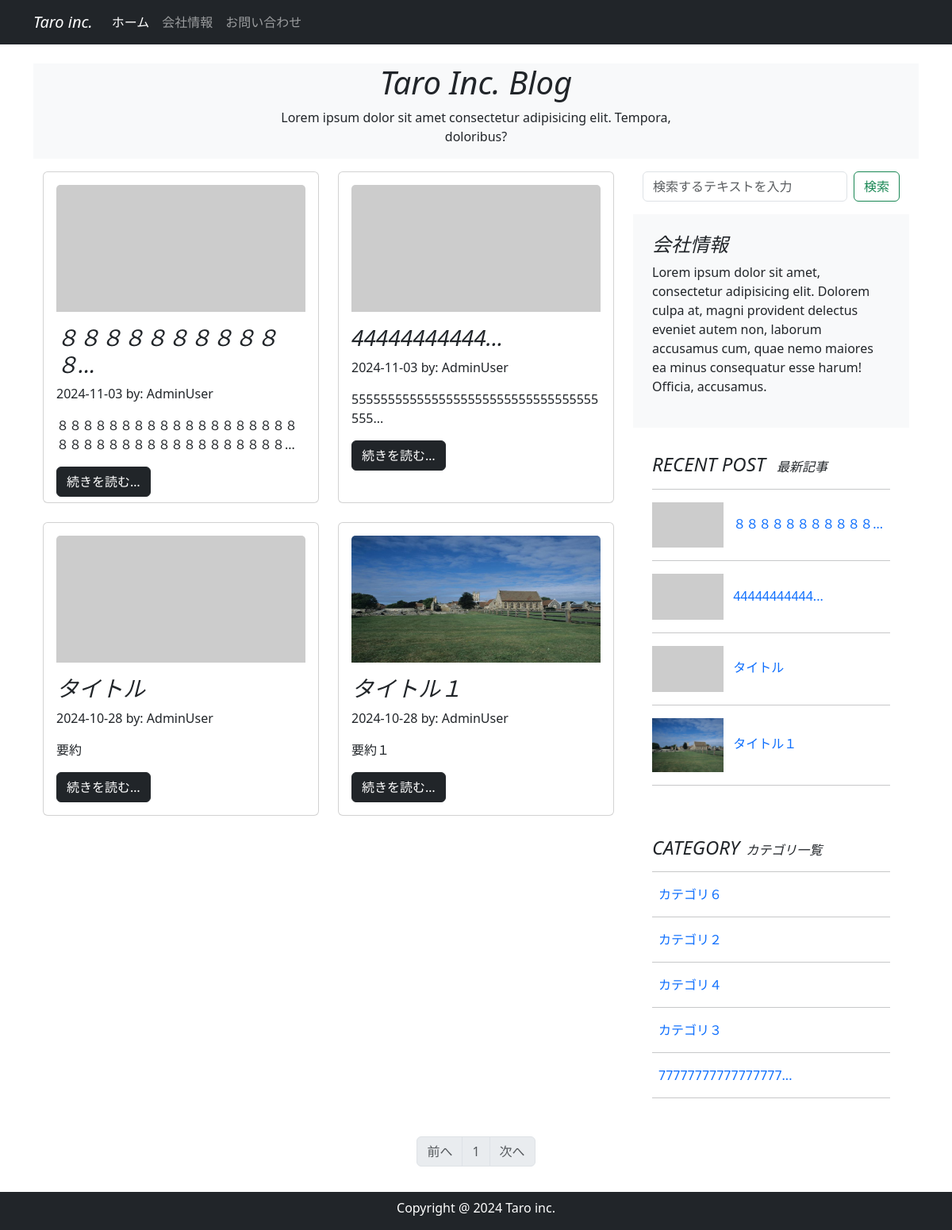
The page / on the database its author committed.
### company_blog/models.py (models this page shows, shortened)
class BlogPost(db.Model):
    __tablename__='blog_post'
    id=db.Column(db.Integer ,primary_key=True)
    user_id=db.Column(db.Integer, db.ForeignKey('users.id'))
    category_id=db.Column(db.Integer,db.ForeignKey('blog_category.id'))
    date=db.Column(db.DateTime, default=datetime.now(timezone('Asia/Tokyo')))
    title=db.Column(db.String(140))
    text=db.Column(db.Text)
    summary=db.Column(db.String(140))
    featured_image=db.Column(db.String(140))

class User(db.Model,UserMixin):
    __tablename__='users'
    id=db.Column(db.Integer,primary_key=True)
    email=db.Column(db.String(64),unique=True,index=True)
    username=db.Column(db.String(64),unique=True,index=True)
    password_hash=db.Column(db.String(128))
    administrator=db.Column(db.String(1))
    post=db.relationship('BlogPost',backref='author',lazy='dynamic')
    @property
    def password(self):
        raise AttributeError('password is not a readable attribute')

class BlogCategory(db.Model):
    __tablename__='blog_category'
    id=db.Column(db.Integer,primary_key=True)
    category=db.Column(db.String(140))
    posts=db.relationship('BlogPost',backref='blogcategory',lazy='dynamic')

### company_blog/main/views.py (the view)
@main.route('/')
def index():
    form = BlogSearchForm()
    page=request.args.get('page',1,type=int)
    blog_posts=BlogPost.query.order_by(BlogPost.id.desc()).paginate(page=page,per_page=10)
    recent_blog_posts=BlogPost.query.order_by(BlogPost.id.desc()).limit(5).all()
    blog_categories=BlogCategory.query.order_by(BlogCategory.id.asc()).all()
    return render_template('index.html',blog_posts=blog_posts,recent_blog_posts=recent_blog_posts,blog_categories=blog_categories,form=form)

### company_blog/main/forms.py
class BlogSearchForm(FlaskForm):
    searchtext=StringField('検索テキスト',validators=[DataRequired()])
    submit=SubmitField('検索')

### company_blog/templates/index.html (shortened to what this page needs)
{% extends 'base.html'%}
{% block content %}
     <header id="page-header">
        <div class="container my-3 bg-light">
            <div class="row">
                <div class="col-md-6 m-auto text-center">
                    {% if user %}
                        <h1 class="fst-italic">{{user.username}}</h1>
                        <br>
                    {% elif blog_category %}
                        <h1 class="fst-italic">{{blog_category.categpry}}</h1>
                        <br>
                    {% elif searchtext %}
                        <h1 class="fst-italic">"{{searchtext}}"の検索結果</h1>
                        <br>
                    {% else %}
                        <h1 class="fst-italic">Taro Inc. Blog</h1>
                        <p>Lorem ipsum dolor sit amet consectetur adipisicing elit. Tempora, doloribus?</p>
                    {% endif %}
                </div>
            </div>
        </div>
     </header>
     <div class="container my-3">
        <div class="row mb-2">
            <div class="col-md-8">
                 <section id="blog_post">
                    <div class="row">
                        {% for post in blog_posts.items %}
                        <div class="col-md-6 mb-4">
                            <div class="card h-100">
                                <div class="card-body" style="max-height:26rem;">
                                    {% if post.featured_image %}
                                    <div class="mb-3" style="text-align:center;">
                                        <img src="{{post.featured_image}}" class="img-fluid card-img-top" style="max-height: 10rem;">
                                    </div>
                                    {% endif %}
                                    <h3>
                                        <a href="{{url_for('main.blog_post',blog_post_id=post.id)}}" class="card-title text-decoration-none"><span class="fst-italic">{{post.title | truncate(14)}}</span></a>
                                    </h3>
                                    <p>{{post.date.strftime('%Y-%m-%d')}} by: {{post.author.username | truncate(10)}}</p>
                                    <p class="card-text">{{post.summary| truncate(40)}}</p>
                                    <a href="{{url_for('main.blog_post',blog_post_id=post.id)}}" class="btn btn-dark">続きを読む…</a>
                                </div>
                            </div>
                        </div>
                        {%endfor%}
                    </div>
                 </section>
            </div>
             <div class="col-md-4">
                <div class="position-sticky" style="top: 2rem">
                     <div class="container-fluid mb-3">
                        <form action="{{url_for('main.search')}}" class="d-flex" method="post">
                            {{render_field(form.searchtext,class="form-control me-2",placeholder="検索するテキストを入力")}}
                            {{form.submit(class="btn btn-outline-success")}}
                        </form>
                     </div>
                     <div class="p-4 mb-2 bg-light">
                        <h4 class="fst-italic">会社情報</h4>
                        <p>Lorem ipsum dolor sit amet, consectetur adipisicing elit. Dolorem culpa at, magni provident delectus eveniet autem non, laborum accusamus cum, quae nemo maiores ea minus consequatur esse harum! Officia, accusamus.</p>
                     </div>
                     <div class="p-4">
                        <h4 class="fst-italic">RECENT POST <span class="ms-2 fs-6">最新記事</span></h4>
                        <hr>
                        <ol class="list-unstyled">
                            {% for recent_post in recent_blog_posts%}
                            <li>
                                <a href="{{url_for('main.blog_post',blog_post_id=recent_post.id)}}" class="text-decoration-none">
                                    {% if recent_post.featured_image %}
                                    <img src="{{recent_post.featured_image}}" class="img-fluid" width="90" height="50">
                                    {% endif %}
                                    <span class="ms-2">{{recent_post.title| truncate(14)}}</span>
                                </a>
                            </li>
                            <hr>
                            {% endfor %}
                        </ol>
                     </div>
                    <div class="p-4">
                        <h4 class="fst-italic">CATEGORY<span class="ms-2 fs-6">カテゴリ一覧</span></h4>
                        <hr>
                        <ol class="list-unstyled">
                            {% for blog_category in blog_categories %}
                            <li>
                                <a href="{{url_for('main.category_posts',blog_category_id=blog_category.id)}}" class="text-decoration-none">
                                    <span class="ms-2">{{ blog_category.category | truncate(20)}}</span>
                                </a>
                            </li>
                            <hr>
                            {% endfor %}
                        </ol>
                     </div>
                </div>
             </div>
        </div>
        <nav class="my-2" aria-label="Page navigation">
            <ul class="pagination justify-content-center">
              <li {% if blog_posts.has_prev %}class="page-item"
                {% else %} class="page-item disabled"{%endif%}>
                <a class="page-link" href="
                {% if blog_posts.has_prev %}{{ url_for('main.index',page=blog_posts.prev_num) }}
                {% else %}#{% endif %}
                ">前へ</a></li>
              {% for page_num in blog_posts.iter_pages(left_edge=1,right_edge=1,left_current=1,right_current=2) %}
                {% if page_num %}
                    {% if blog_posts.page == page_num %}
                        <li class="page-item disabled"><a href="#" class="page-link">{{ page_num }}</a></li>
                    {% else %}
                        <li class="page-item"><a class="page-link" href="{{url_for('main.index',page=page_num) }}">{{ page_num }}</a></li>
                    {% endif %}
                {%else%}
                    <li class="page-item disabled"><a href="#" class="page-link">&hellip;</a></li>
                {%endif%}
              {%endfor%}
              <li {% if blog_posts.has_next %}class="page-item"
                {% else %}class="page-item disabled"{%endif%}>
                <a class="page-link" href="
                {% if blog_posts.has_next %}{{ url_for('main.index',page=blog_posts.next_num)}}
                {% else %}#{% endif %}">次へ</a></li>
            </ul>
          </nav>
{%endblock%}

### company_blog/templates/base.html (shortened to what this page needs)
<!DOCTYPE html>
<html lang="en">
<head>
    <link href="https://cdn.jsdelivr.net/npm/bootstrap@5.3.0/dist/css/bootstrap.min.css" rel="stylesheet">
</head>
<body>
  <nav class="navbar navbar-expand-lg bg-dark navbar-dark fixed-top">
    <div class="container">
      <a class="navbar-brand fst-italic" href="{{url_for('main.index')}}">Taro inc.</a>
      <div class="collapse navbar-collapse" id="navbarNav">
        <ul class="navbar-nav">
          <li class="nav-item">
            <a class="nav-link {% if request.endpoint == 'main.index' %}active{% endif %}"href="{{url_for('main.index')}}">ホーム</a>
          </li>
          <li class="nav-item">
            <a class="nav-link {% if request.endpoint == 'main.info' %}active{% endif %}" href="{{url_for('main.info')}}">会社情報</a>
          </li>
          <li class="nav-item">
            <a class="nav-link {% if request.endpoint == 'main.inquiry' %}active{% endif %}" href="{{url_for('main.inquiry')}}">お問い合わせ</a>
          </li>
        </ul>
        <br>
      </div>
    </div>
  </nav>
  {% from "_formhelpers.html" import render_field %}
  <div class="container"style="padding-top: 4rem; padding-bottom: 4rem;">
    {% block content %}
    {% endblock %}
  </div>
  <footer id="footer" class="footer text-center pt-2 fixed-bottom bg-dark">
    <div class="container">
      <div class="row">
        <div class="col text-white">
          <p>Copyright @ 2024 Taro inc.</p>
        </div>
      </div>
    </div>
  </footer>
</body>
</html>

### company_blog/templates/_formhelpers.html (shortened to what this page needs)
{% macro render_field(field) %}
{{field(**kwargs)|safe}}
{% endmacro %}

### rows shown on the page
BlogPost: title "８８８８８８８８８８８...", date "2024-11-03", author.username "AdminUser", summary "８８８８８８８８８８８８８８８８８８８８８８８８８８８８８８８８８８８８８..."
BlogPost: title "44444444444...", date "2024-11-03", author.username "AdminUser", summary "5555555555555555555555555555555555555..."
BlogPost: title "タイトル", date "2024-10-28", author.username "AdminUser", summary "要約"
BlogPost: featured_image (picture), title "タイトル１", date "2024-10-28", author.username "AdminUser", summary "要約１"
BlogCategory: category "カテゴリ６"
BlogCategory: category "カテゴリ２"
BlogCategory: category "カテゴリ４"
BlogCategory: category "カテゴリ３"
BlogCategory: category "77777777777777777..."

### other values the page prints
{{ page_num }} "1"
